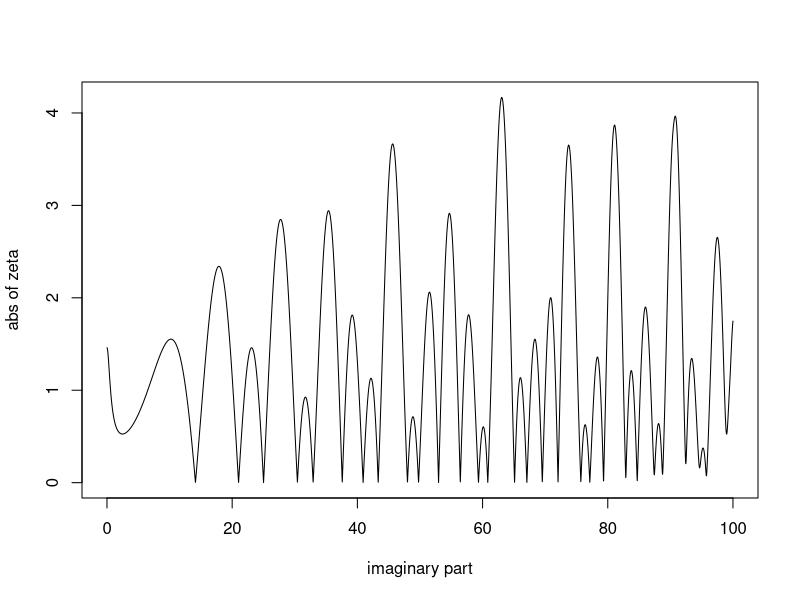

Write the R code that produced this figure.
## ---- chunk 1
library(pracma)
zeta(2i)
zeta(1+1i)
zeta(-1+1i)
## ---- chunk 2
plot((1:10000)*0.01, abs(zeta(1/2 + (1:10000)*0.01i)),type='l',xlab="imaginary part",ylab="abs of zeta")
